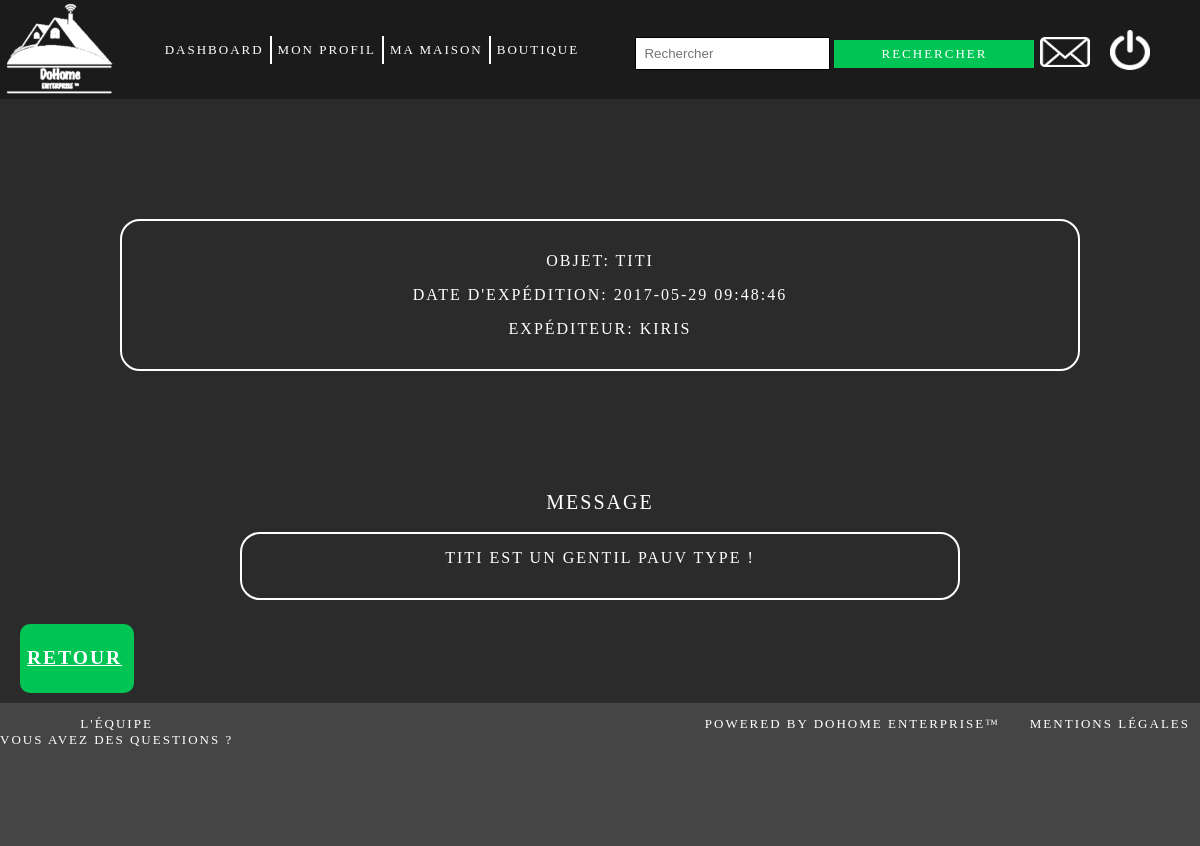
/controller/voirmessage.php?msg=3 (signed in), run on the app's committed database.
### tables this page shows
CREATE TABLE `messagerie` (
  `ID_Message` int(11) NOT NULL,
  `Titre` text NOT NULL,
  `Contenu` text NOT NULL,
  `ID_Expediteur` int(11) NOT NULL,
  `ID_Destinataire` int(11) NOT NULL,
  `Time_Stamp` datetime NOT NULL
);

CREATE TABLE `user` (
  `id_user` int(11) NOT NULL,
  `Mail` varchar(255) NOT NULL,
  `Prenom` varchar(50) NOT NULL,
  `Nom` varchar(50) NOT NULL,
  `telephone` varchar(10) NOT NULL,
  `mot_de_passe` varchar(255) NOT NULL,
  `Adresse` text NOT NULL,
  `Is_admin` tinyint(1) NOT NULL DEFAULT '0',
  `date_inscription` datetime NOT NULL,
  `date_naissance` date NOT NULL,
  `sexe` varchar(50) DEFAULT NULL,
  `avatar` varchar(255) NOT NULL,
  `question_secrete` varchar(255) NOT NULL,
  `rep_secrete` varchar(255) NOT NULL
);

### modele/messagerie.php (called while the page is built, shortened)
<?php
function getUniqueMessage(PDO $dbh, $idmessage, int $iduser){
    $query = "SELECT Titre, contenu, ID_Expediteur, Time_Stamp AS 'Date', Nom FROM messagerie
                  JOIN user on ID_Expediteur = user.id_user
                  WHERE ID_Destinataire=:iduser AND ID_Message=:idmessage";
    $sql = $dbh->prepare($query);
    $sql->execute(['iduser'=> $iduser, 'idmessage' => $idmessage]);
    $data = $sql->fetch();
    return $data;
}

### vue/message.php (the view, shortened to what this page needs)
<?php
include_once('haut_de_page.php');
?>
    <head>
        <link rel="stylesheet" href="../css/message_css.css"/>
    </head>
    <body>
    <div class="section">
        <div class="message">
            <p> Objet: <?php echo $message['Titre'] ?> </p>
            <p> Date d'expédition:  <?php echo $message['Date'] ?></p>
            <p> Expéditeur: <?php echo $message['Nom'] ?>  </p>
        </div>
        <div class="milieu"> Message</div>
        <div class="message2"
            <p> <?php echo $message['contenu'] ?> </p>
        </div>
        <div class="retour">
            <h2>
                <a href="../controller/messagerie.php" style="color: white"> Retour </a>
            </h2>
        </div>
    </div>
    </body>
<?php
include_once('bas_de_page.php');
?>

### css/haut_bas_de_page.css (style rules this page uses)
body { background-size: cover; background-image: linear-gradient(to bottom right, #2b2b2b, #2b2b2b); margin: 0; height: auto; width: 100%; }

### css/message_css.css (style rules this page uses)
.message { font-family: "PT Sans"; color: white; text-transform: uppercase; letter-spacing: 2px; border-radius: 20px; width: auto; border: 2px solid white; padding: 15px; text-align: center; horizontal-align: middle ; margin-left: 20%; margin-right: 20%; margin:10%; }
.message2 { font-family: "PT Sans"; color: white; text-transform: uppercase; letter-spacing: 2px; border-radius: 20px; width: auto; border: 2px solid white; padding: 15px; text-align: center; horizontal-align: middle ; margin-left: 20%; margin-right: 20%; margin-bottom: 2%; }
.retour { width:100px; font-family: "PT Sans"; text-transform: uppercase; letter-spacing: 2px; background-color: #00c555; color:white; border-radius: 10px; border: 2px solid #00c555; font-size: 13px; padding: 5px; margin-left: 20px; margin-bottom: 10px; }
.milieu { font-family: "PT Sans"; text-transform: uppercase; letter-spacing: 2px; color: white; text-align: center; font-size: 20px; }

### data on the page
messagerie: Titre "TITI", Time_Stamp "2017-05-29 09:48:46", ID_Expediteur.Nom "KIRIS", Contenu "TITI EST UN GENTIL PAUV TYPE !"
